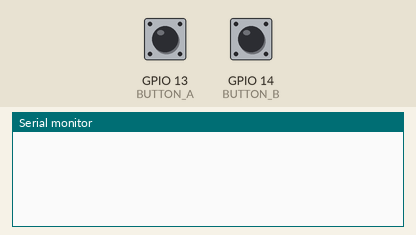
Bench run of a sketch on a simulated ESP32. Shown: the last lines printed to the serial monitor. The test bench sets the inputs (shaded band); at power-on: GPIO 13 (BUTTON_A) HIGH, GPIO 14 (BUTTON_B) HIGH.

Above: at 1.2 s.
1.3 s: GPIO 13 (BUTTON_A) pulled LOW for 0.15 s
At 2.5 s:
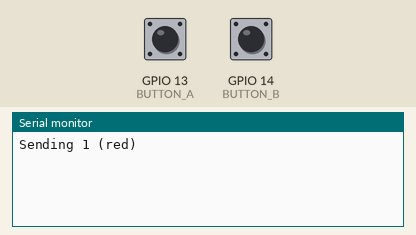
2.9 s: GPIO 14 (BUTTON_B) pulled LOW for 0.15 s
At 4.0 s:
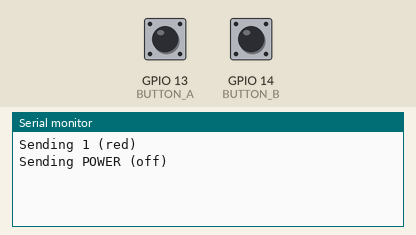

The sketch:

L18_Sender.ino
```cpp
// Lesson 18 challenge solution: make your own remote control
// IR transmitter module signal on pin 4, buttons on 13 and 14 (to GND).
// Point it at a friend's ESP32 running L18_RemoteLights.

#include <IRremote.hpp>

const int IR_SEND_PIN_NUM = 4;
const int BUTTON_A = 13;
const int BUTTON_B = 14;

void setup() {
  Serial.begin(115200);
  pinMode(BUTTON_A, INPUT_PULLUP);
  pinMode(BUTTON_B, INPUT_PULLUP);
  IrSender.begin(IR_SEND_PIN_NUM);
}

void loop() {
  if (digitalRead(BUTTON_A) == LOW) {
    Serial.println("Sending 1 (red)");
    IrSender.sendNEC(0x00, 0x0C, 0);   // address 0, command 0x0C
    delay(300);
  }
  if (digitalRead(BUTTON_B) == LOW) {
    Serial.println("Sending POWER (off)");
    IrSender.sendNEC(0x00, 0x45, 0);
    delay(300);
  }
}
```

Measured:
- after the input at 1.3 s, the serial monitor: prints a new line at once (image 1)
- after the input at 2.9 s, the serial monitor: prints a new line at once (image 2)
